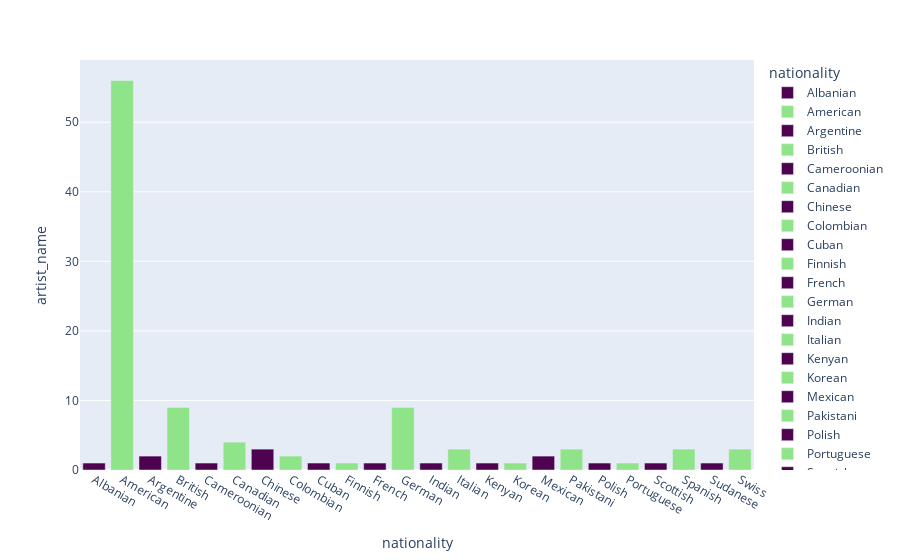

Notebook source saved alongside this figure:
### Markdown cell above
Now if we wanted to analyse the nationality of artists in the Drawings & Prints department it is possible:

### Code cell
artist_nationality = artist_dep_db[artist_dep_db['department'] == "Drawings & Prints"].groupby('nationality').count()

artist_nationality

nationality_quantity = px.bar(
                    artist_nationality,
                    x=artist_nationality.index,
                    y='artist_name', 
                    color=artist_nationality.index,
                    color_discrete_sequence=['#4E0250','#8fe388'])

nationality_quantity.show()

### Figure 1 — Plotly figure (JSON) as saved in the notebook; plotly's stock layout.template omitted (floating-point values rounded to 4 significant figures)
{"data": [{"alignmentgroup": "True", "hovertemplate": "nationality=%{x}<br>artist_name=%{y}<extra></extra>", "legendgroup": "Albanian", "marker": {"color": "#4E0250", "pattern": {"shape": ""}}, "name": "Albanian", "offsetgroup": "Albanian", "orientation": "v", "showlegend": true, "textposition": "auto", "type": "bar", "x": ["Albanian"], "xaxis": "x", "y": [1], "yaxis": "y"}, {"alignmentgroup": "True", "hovertemplate": "nationality=%{x}<br>artist_name=%{y}<extra></extra>", "legendgroup": "American", "marker": {"color": "#8fe388", "pattern": {"shape": ""}}, "name": "American", "offsetgroup": "American", "orientation": "v", "showlegend": true, "textposition": "auto", "type": "bar", "x": ["American"], "xaxis": "x", "y": [56], "yaxis": "y"}, {"alignmentgroup": "True", "hovertemplate": "nationality=%{x}<br>artist_name=%{y}<extra></extra>", "legendgroup": "Argentine", "marker": {"color": "#4E0250", "pattern": {"shape": ""}}, "name": "Argentine", "offsetgroup": "Argentine", "orientation": "v", "showlegend": true, "textposition": "auto", "type": "bar", "x": ["Argentine"], "xaxis": "x", "y": [2], "yaxis": "y"}, {"alignmentgroup": "True", "hovertemplate": "nationality=%{x}<br>artist_name=%{y}<extra></extra>", "legendgroup": "British", "marker": {"color": "#8fe388", "pattern": {"shape": ""}}, "name": "British", "offsetgroup": "British", "orientation": "v", "showlegend": true, "textposition": "auto", "type": "bar", "x": ["British"], "xaxis": "x", "y": [9], "yaxis": "y"}, {"alignmentgroup": "True", "hovertemplate": "nationality=%{x}<br>artist_name=%{y}<extra></extra>", "legendgroup": "Cameroonian", "marker": {"color": "#4E0250", "pattern": {"shape": ""}}, "name": "Cameroonian", "offsetgroup": "Cameroonian", "orientation": "v", "showlegend": true, "textposition": "auto", "type": "bar", "x": ["Cameroonian"], "xaxis": "x", "y": [1], "yaxis": "y"}, {"alignmentgroup": "True", "hovertemplate": "nationality=%{x}<br>artist_name=%{y}<extra></extra>", "legendgroup": "Canadian", "marker": {"color": "#8fe388", "pattern": {"shape": ""}}, "name": "Canadian", "offsetgroup": "Canadian", "orientation": "v", "showlegend": true, "textposition": "auto", "type": "bar", "x": ["Canadian"], "xaxis": "x", "y": [4], "yaxis": "y"}, {"alignmentgroup": "True", "hovertemplate": "nationality=%{x}<br>artist_name=%{y}<extra></extra>", "legendgroup": "Chinese", "marker": {"color": "#4E0250", "pattern": {"shape": ""}}, "name": "Chinese", "offsetgroup": "Chinese", "orientation": "v", "showlegend": true, "textposition": "auto", "type": "bar", "x": ["Chinese"], "xaxis": "x", "y": [3], "yaxis": "y"}, {"alignmentgroup": "True", "hovertemplate": "nationality=%{x}<br>artist_name=%{y}<extra></extra>", "legendgroup": "Colombian", "marker": {"color": "#8fe388", "pattern": {"shape": ""}}, "name": "Colombian", "offsetgroup": "Colombian", "orientation": "v", "showlegend": true, "textposition": "auto", "type": "bar", "x": ["Colombian"], "xaxis": "x", "y": [2], "yaxis": "y"}, {"alignmentgroup": "True", "hovertemplate": "nationality=%{x}<br>artist_name=%{y}<extra></extra>", "legendgroup": "Cuban", "marker": {"color": "#4E0250", "pattern": {"shape": ""}}, "name": "Cuban", "offsetgroup": "Cuban", "orientation": "v", "showlegend": true, "textposition": "auto", "type": "bar", "x": ["Cuban"], "xaxis": "x", "y": [1], "yaxis": "y"}, {"alignmentgroup": "True", "hovertemplate": "nationality=%{x}<br>artist_name=%{y}<extra></extra>", "legendgroup": "Finnish", "marker": {"color": "#8fe388", "pattern": {"shape": ""}}, "name": "Finnish", "offsetgroup": "Finnish", "orientation": "v", "showlegend": true, "textposition": "auto", "type": "bar", "x": ["Finnish"], "xaxis": "x", "y": [1], "yaxis": "y"}, {"alignmentgroup": "True", "hovertemplate": "nationality=%{x}<br>artist_name=%{y}<extra></extra>", "legendgroup": "French", "marker": {"color": "#4E0250", "pattern": {"shape": ""}}, "name": "French", "offsetgroup": "French", "orientation": "v", "showlegend": true, "textposition": "auto", "type": "bar", "x": ["French"], "xaxis": "x", "y": [1], "yaxis": "y"}, {"alignmentgroup": "True", "hovertemplate": "nationality=%{x}<br>artist_name=%{y}<extra></extra>", "legendgroup": "German", "marker": {"color": "#8fe388", "pattern": {"shape": ""}}, "name": "German", "offsetgroup": "German", "orientation": "v", "showlegend": true, "textposition": "auto", "type": "bar", "x": ["German"], "xaxis": "x", "y": [9], "yaxis": "y"}, {"alignmentgroup": "True", "hovertemplate": "nationality=%{x}<br>artist_name=%{y}<extra></extra>", "legendgroup": "Indian", "marker": {"color": "#4E0250", "pattern": {"shape": ""}}, "name": "Indian", "offsetgroup": "Indian", "orientation": "v", "showlegend": true, "textposition": "auto", "type": "bar", "x": ["Indian"], "xaxis": "x", "y": [1], "yaxis": "y"}, {"alignmentgroup": "True", "hovertemplate": "nationality=%{x}<br>artist_name=%{y}<extra></extra>", "legendgroup": "Italian", "marker": {"color": "#8fe388", "pattern": {"shape": ""}}, "name": "Italian", "offsetgroup": "Italian", "orientation": "v", "showlegend": true, "textposition": "auto", "type": "bar", "x": ["Italian"], "xaxis": "x", "y": [3], "yaxis": "y"}, {"alignmentgroup": "True", "hovertemplate": "nationality=%{x}<br>artist_name=%{y}<extra></extra>", "legendgroup": "Kenyan", "marker": {"color": "#4E0250", "pattern": {"shape": ""}}, "name": "Kenyan", "offsetgroup": "Kenyan", "orientation": "v", "showlegend": true, "textposition": "auto", "type": "bar", "x": ["Kenyan"], "xaxis": "x", "y": [1], "yaxis": "y"}, {"alignmentgroup": "True", "hovertemplate": "nationality=%{x}<br>artist_name=%{y}<extra></extra>", "legendgroup": "Korean", "marker": {"color": "#8fe388", "pattern": {"shape": ""}}, "name": "Korean", "offsetgroup": "Korean", "orientation": "v", "showlegend": true, "textposition": "auto", "type": "bar", "x": ["Korean"], "xaxis": "x", "y": [1], "yaxis": "y"}, {"alignmentgroup": "True", "hovertemplate": "nationality=%{x}<br>artist_name=%{y}<extra></extra>", "legendgroup": "Mexican", "marker": {"color": "#4E0250", "pattern": {"shape": ""}}, "name": "Mexican", "offsetgroup": "Mexican", "orientation": "v", "showlegend": true, "textposition": "auto", "type": "bar", "x": ["Mexican"], "xaxis": "x", "y": [2], "yaxis": "y"}, {"alignmentgroup": "True", "hovertemplate": "nationality=%{x}<br>artist_name=%{y}<extra></extra>", "legendgroup": "Pakistani", "marker": {"color": "#8fe388", "pattern": {"shape": ""}}, "name": "Pakistani", "offsetgroup": "Pakistani", "orientation": "v", "showlegend": true, "textposition": "auto", "type": "bar", "x": ["Pakistani"], "xaxis": "x", "y": [3], "yaxis": "y"}, {"alignmentgroup": "True", "hovertemplate": "nationality=%{x}<br>artist_name=%{y}<extra></extra>", "legendgroup": "Polish", "marker": {"color": "#4E0250", "pattern": {"shape": ""}}, "name": "Polish", "offsetgroup": "Polish", "orientation": "v", "showlegend": true, "textposition": "auto", "type": "bar", "x": ["Polish"], "xaxis": "x", "y": [1], "yaxis": "y"}, {"alignmentgroup": "True", "hovertemplate": "nationality=%{x}<br>artist_name=%{y}<extra></extra>", "legendgroup": "Portuguese", "marker": {"color": "#8fe388", "pattern": {"shape": ""}}, "name": "Portuguese", "offsetgroup": "Portuguese", "orientation": "v", "showlegend": true, "textposition": "auto", "type": "bar", "x": ["Portuguese"], "xaxis": "x", "y": [1], "yaxis": "y"}, {"alignmentgroup": "True", "hovertemplate": "nationality=%{x}<br>artist_name=%{y}<extra></extra>", "legendgroup": "Scottish", "marker": {"color": "#4E0250", "pattern": {"shape": ""}}, "name": "Scottish", "offsetgroup": "Scottish", "orientation": "v", "showlegend": true, "textposition": "auto", "type": "bar", "x": ["Scottish"], "xaxis": "x", "y": [1], "yaxis": "y"}, {"alignmentgroup": "True", "hovertemplate": "nationality=%{x}<br>artist_name=%{y}<extra></extra>", "legendgroup": "Spanish", "marker": {"color": "#8fe388", "pattern": {"shape": ""}}, "name": "Spanish", "offsetgroup": "Spanish", "orientation": "v", "showlegend": true, "textposition": "auto", "type": "bar", "x": ["Spanish"], "xaxis": "x", "y": [3], "yaxis": "y"}, {"alignmentgroup": "True", "hovertemplate": "nationality=%{x}<br>artist_name=%{y}<extra></extra>", "legendgroup": "Sudanese", "marker": {"color": "#4E0250", "pattern": {"shape": ""}}, "name": "Sudanese", "offsetgroup": "Sudanese", "orientation": "v", "showlegend": true, "textposition": "auto", "type": "bar", "x": ["Sudanese"], "xaxis": "x", "y": [1], "yaxis": "y"}, {"alignmentgroup": "True", "hovertemplate": "nationality=%{x}<br>artist_name=%{y}<extra></extra>", "legendgroup": "Swiss", "marker": {"color": "#8fe388", "pattern": {"shape": ""}}, "name": "Swiss", "offsetgroup": "Swiss", "orientation": "v", "showlegend": true, "textposition": "auto", "type": "bar", "x": ["Swiss"], "xaxis": "x", "y": [3], "yaxis": "y"}], "layout": {"barmode": "relative", "legend": {"title": {"text": "nationality"}, "tracegroupgap": 0}, "margin": {"t": 60}, "xaxis": {"anchor": "y", "categoryarray": ["Albanian", "American", "Argentine", "British", "Cameroonian", "Canadian", "Chinese", "Colombian", "Cuban", "Finnish", "French", "German", "Indian", "Italian", "Kenyan", "Korean", "Mexican", "Pakistani", "Polish", "Portuguese", "Scottish", "Spanish", "Sudanese", "Swiss"], "categoryorder": "array", "domain": [0, 1], "title": {"text": "nationality"}}, "yaxis": {"anchor": "x", "domain": [0, 1], "title": {"text": "artist_name"}}}}
